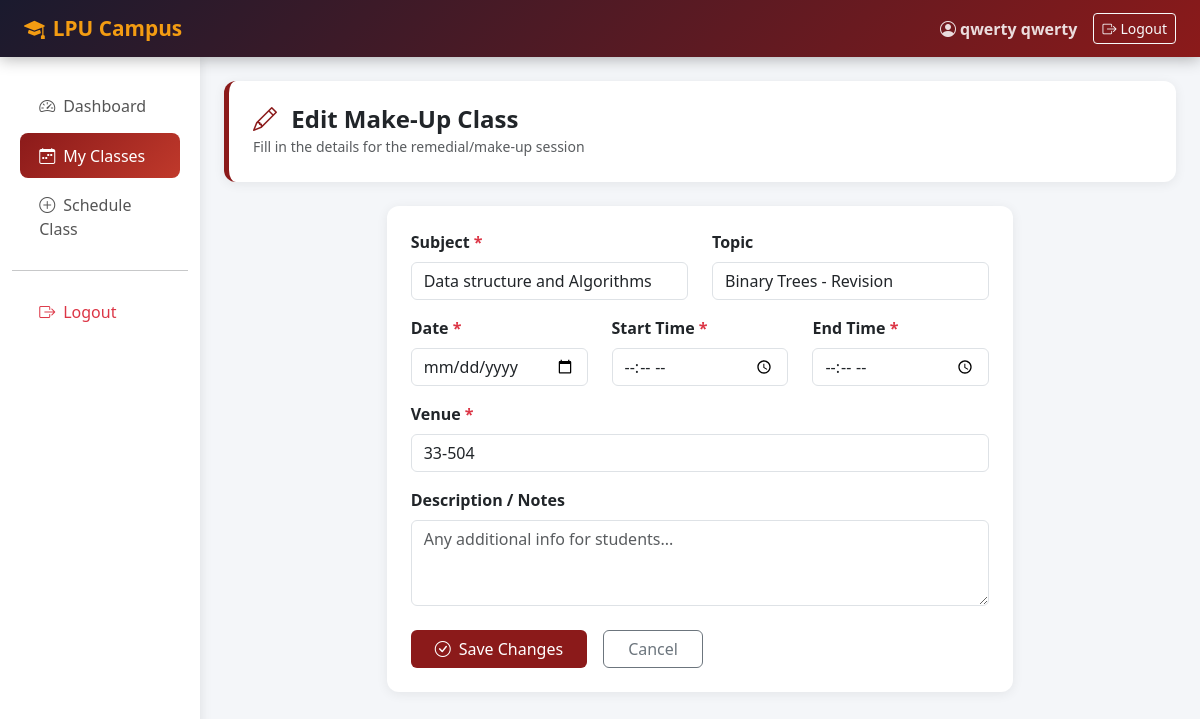
Screenshot of /classes/2/edit/ (signed in) with the database file from the repository.
### attendance/models.py (models this page shows, shortened)
class MakeUpClass(models.Model):
    STATUS_CHOICES = [
        ('upcoming', 'Upcoming'),
        ('active', 'Active'),
        ('completed', 'Completed'),
        ('cancelled', 'Cancelled'),
    ]
    faculty = models.ForeignKey(User, on_delete=models.CASCADE, related_name='makeup_classes')
    subject = models.CharField(max_length=150)
    topic = models.CharField(max_length=200, blank=True)
    date = models.DateField()
    start_time = models.TimeField()
    end_time = models.TimeField()
    venue = models.CharField(max_length=100)
    status = models.CharField(max_length=10, choices=STATUS_CHOICES, default='upcoming')
    description = models.TextField(blank=True)
    created_at = models.DateTimeField(auto_now_add=True)
    class Meta:
        ordering = ['-date', '-start_time']

### attendance/views.py (the view)
# urls.py: path('classes/<int:pk>/edit/', views.edit_class, name='edit_class'),
@login_required
def edit_class(request, pk):
    cls = get_object_or_404(MakeUpClass, pk=pk, faculty=request.user)
    if request.method == 'POST':
        form = MakeUpClassForm(request.POST, instance=cls)
        if form.is_valid():
            form.save()
            messages.success(request, "Class updated.")
            return redirect('class_detail', pk=pk)
    else:
        form = MakeUpClassForm(instance=cls)
    return render(request, 'attendance/schedule_class.html', {'form': form, 'editing': True})

### attendance/forms.py (shortened to what this page needs)
class MakeUpClassForm(forms.ModelForm):
    class Meta:
        model = MakeUpClass
        fields = ['subject', 'topic', 'date', 'start_time', 'end_time', 'venue', 'description']
        widgets = {
            'date': forms.DateInput(attrs={'type': 'date'}),
            'start_time': forms.TimeInput(attrs={'type': 'time'}),
            'end_time': forms.TimeInput(attrs={'type': 'time'}),
            'description': forms.Textarea(attrs={'rows': 3}),
        }

### attendance/templates/attendance/schedule_class.html (shortened to what this page needs)
{% extends 'attendance/base.html' %}
{% block content %}
<div class="page-header">
    <h4 class="mb-0 fw-bold">
        <i class="bi bi-{% if editing %}pencil{% else %}plus-circle{% endif %} me-2" style="color:#8B1A1A;"></i>
        {% if editing %}Edit Make-Up Class{% else %}Schedule New Make-Up Class{% endif %}
    </h4>
    <small class="text-muted">Fill in the details for the remedial/make-up session</small>
</div>
<div class="row justify-content-center">
    <div class="col-md-8">
        <div class="card">
            <div class="card-body p-4">
                <form method="post">
                    <div class="row">
                        <div class="col-md-6 mb-3">
                            <label class="form-label fw-semibold">Subject <span class="text-danger">*</span></label>
                            <input type="text" name="subject" class="form-control"
                                   value="{{ form.subject.value|default:'' }}"
                                   placeholder="e.g. Data Structures & Algorithms" required>
                        </div>
                        <div class="col-md-6 mb-3">
                            <label class="form-label fw-semibold">Topic</label>
                            <input type="text" name="topic" class="form-control"
                                   value="{{ form.topic.value|default:'' }}"
                                   placeholder="e.g. Binary Trees - Revision">
                        </div>
                    </div>
                    <div class="row">
                        <div class="col-md-4 mb-3">
                            <label class="form-label fw-semibold">Date <span class="text-danger">*</span></label>
                            <input type="date" name="date" class="form-control"
                                   value="{{ form.date.value|default:'' }}" required>
                        </div>
                        <div class="col-md-4 mb-3">
                            <label class="form-label fw-semibold">Start Time <span class="text-danger">*</span></label>
                            <input type="time" name="start_time" class="form-control"
                                   value="{{ form.start_time.value|default:'' }}" required>
                        </div>
                        <div class="col-md-4 mb-3">
                            <label class="form-label fw-semibold">End Time <span class="text-danger">*</span></label>
                            <input type="time" name="end_time" class="form-control"
                                   value="{{ form.end_time.value|default:'' }}" required>
                        </div>
                    </div>
                    <div class="mb-3">
                        <label class="form-label fw-semibold">Venue <span class="text-danger">*</span></label>
                        <input type="text" name="venue" class="form-control"
                               value="{{ form.venue.value|default:'' }}"
                               placeholder="e.g. Room 301, Block 32" required>
                    </div>
                    <div class="mb-4">
                        <label class="form-label fw-semibold">Description / Notes</label>
                        <textarea name="description" class="form-control" rows="3"
                                  placeholder="Any additional info for students...">{{ form.description.value|default:'' }}</textarea>
                    </div>
                    <div class="d-flex gap-3">
                        <button type="submit" class="btn btn-lpu btn-primary px-4">
                            <i class="bi bi-check-circle me-2"></i>{% if editing %}Save Changes{% else %}Schedule Class{% endif %}
                        </button>
                        <a href="{% url 'faculty_classes' %}" class="btn btn-outline-secondary px-4">Cancel</a>
                    </div>
                </form>
            </div>
        </div>
    </div>
</div>
{% endblock %}

### attendance/templates/attendance/base.html (shortened to what this page needs)
<!DOCTYPE html>
<html lang="en">
<head>
    <link href="https://cdn.jsdelivr.net/npm/bootstrap@5.3.0/dist/css/bootstrap.min.css" rel="stylesheet">
    <link href="https://cdn.jsdelivr.net/npm/bootstrap-icons@1.11.0/font/bootstrap-icons.css" rel="stylesheet">
</head>
<body>
<nav class="navbar navbar-expand-lg navbar-lpu">
    <div class="container-fluid px-4">
        <a class="navbar-brand" href="{% url 'dashboard' %}">
            <i class="bi bi-mortarboard-fill me-2"></i>LPU Campus
        </a>
        <div class="collapse navbar-collapse" id="navbarNav">
            <ul class="navbar-nav ms-auto align-items-center gap-2">
                {% if user.is_authenticated %}
                <li class="nav-item">
                    <span class="nav-link text-warning fw-semibold">
                        <i class="bi bi-person-circle me-1"></i>{{ user.get_full_name|default:user.username }}
                    </span>
                </li>
                <li class="nav-item">
                    <a class="btn btn-outline-light btn-sm" href="{% url 'logout' %}">
                        <i class="bi bi-box-arrow-right me-1"></i>Logout
                    </a>
                </li>
                {% endif %}
            </ul>
        </div>
    </div>
</nav>
<div class="container-fluid">
    <div class="row">
        {% if user.is_authenticated %}
        <div class="col-md-2 sidebar d-none d-md-block">
            <ul class="nav flex-column">
                <li class="nav-item">
                    <a class="nav-link {% if request.resolver_match.url_name == 'dashboard' %}active{% endif %}"
                       href="{% url 'dashboard' %}">
                        <i class="bi bi-speedometer2"></i>Dashboard
                    </a>
                </li>
                {% if user.profile.role == 'faculty' %}
                <li class="nav-item">
                    <a class="nav-link {% if 'class' in request.resolver_match.url_name %}active{% endif %}"
                       href="{% url 'faculty_classes' %}">
                        <i class="bi bi-calendar-week"></i>My Classes
                    </a>
                </li>
                <li class="nav-item">
                    <a class="nav-link" href="{% url 'schedule_class' %}">
                        <i class="bi bi-plus-circle"></i>Schedule Class
                    </a>
                </li>
                {% endif %}
                <hr>
                <li class="nav-item">
                    <a class="nav-link text-danger" href="{% url 'logout' %}">
                        <i class="bi bi-box-arrow-right"></i>Logout
                    </a>
                </li>
            </ul>
        </div>
        {% endif %}
        <div class="col-md-{% if user.is_authenticated %}10{% else %}12{% endif %} py-4 px-4">
            {% block content %}{% endblock %}
        </div>
    </div>
</div>
</body>
</html>

### attendance/templates/attendance/base.html (style rules this page uses)
:root { --lpu-primary: #8B1A1A; --lpu-secondary: #C0392B; --lpu-gold: #F39C12; --lpu-dark: #1a1a2e; }
body { background: #f4f6f9; font-family: 'Segoe UI', sans-serif; }
.navbar-lpu { background: linear-gradient(135deg, var(--lpu-dark) 0%, var(--lpu-primary) 100%); box-shadow: 0 2px 15px rgba(0,0,0,0.3); }
.navbar-lpu .navbar-brand { color: var(--lpu-gold) !important; font-weight: 700; font-size: 1.3rem; }
.navbar-lpu .nav-link { color: rgba(255,255,255,0.85) !important; transition: color 0.2s; }
.sidebar { background: white; min-height: calc(100vh - 66px); box-shadow: 2px 0 10px rgba(0,0,0,0.08); padding-top: 1.5rem; }
.sidebar .nav-link { color: #555; padding: 0.65rem 1.2rem; border-radius: 8px; margin: 0.15rem 0.5rem; transition: all 0.2s; }
.sidebar .nav-link:hover, .sidebar .nav-link.active { background: linear-gradient(135deg, var(--lpu-primary), var(--lpu-secondary)); color: white !important; }
.sidebar .nav-link i { margin-right: 8px; width: 18px; }
.card { border: none; box-shadow: 0 2px 12px rgba(0,0,0,0.07); border-radius: 12px; }
.btn-lpu { background: var(--lpu-primary); color: white; border: none; }
.page-header { background: white; border-radius: 12px; padding: 1.5rem; margin-bottom: 1.5rem; box-shadow: 0 2px 12px rgba(0,0,0,0.07); border-left: 5px solid var(--lpu-primary); }

### rows the page displays
MakeUpClass: subject "Data structure and Algorithms", topic "Binary Trees - Revision", venue "33-504"

### other values shown
{{ user.get_full_name|default:user.username }} "qwerty qwerty"
